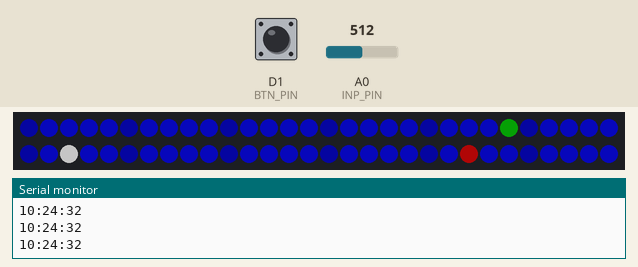
Recording of a program running on a simulated ESP8266 (Wemos D1 mini). Parts: 60 RGB LEDs in strip order, left to right, continuing on the next row, the last lines printed to the serial monitor. Inputs (shaded band) come from the test bench; at power-on: D1 (BTN_PIN) LOW, A0 (INP_PIN) = 512. Dim RGB values are drawn brighter than linear; WiFi joins after 1.5 s; servers stay silent unless stated; the local clock reads 2024-03-15 10:24:30 at power-on unless the program sets it; random numbers use the default seed unless the program sets one.

Above: at 2.7 s.
2.8 s: D1 (BTN_PIN) pulled HIGH for 0.15 s
At 3.21 s:
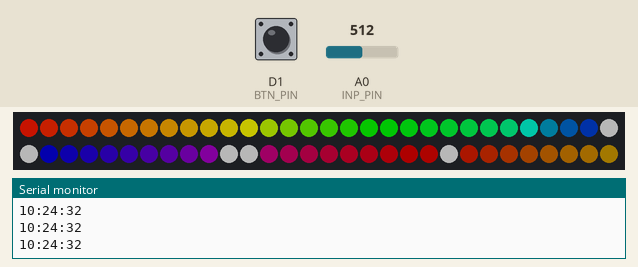
3.5 s: A0 (INP_PIN) set to 900
At 3.81 s:
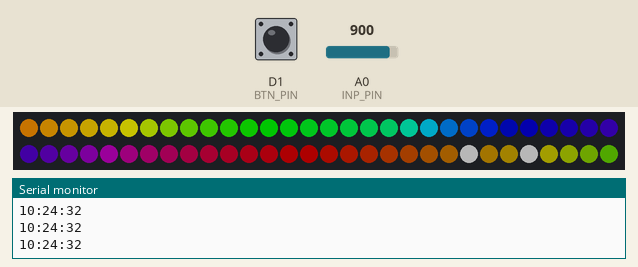
6.5 s: A0 (INP_PIN) set to 122
At 6.81 s:
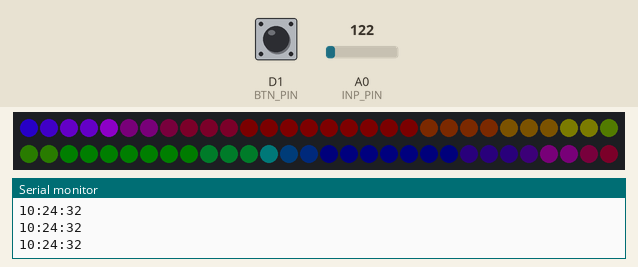
9.5 s: D1 (BTN_PIN) pulled HIGH for 1 s
At 10.73 s:
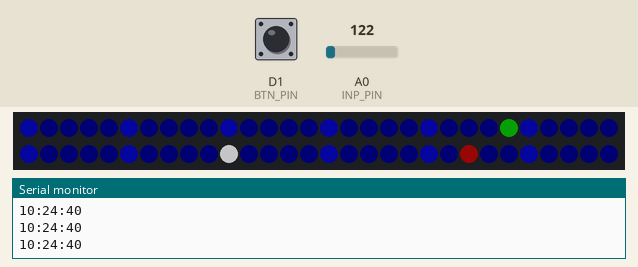
11.1 s: D1 (BTN_PIN) pulled HIGH for 0.15 s
At 11.49 s:
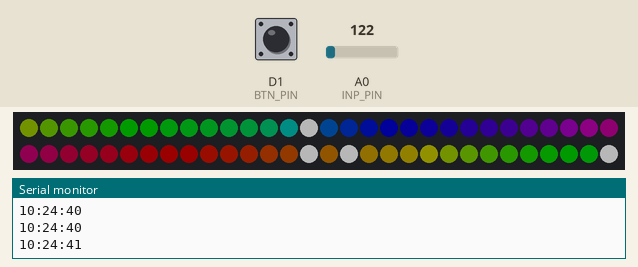
11.8 s: A0 (INP_PIN) set to 160
At 13.3 s:
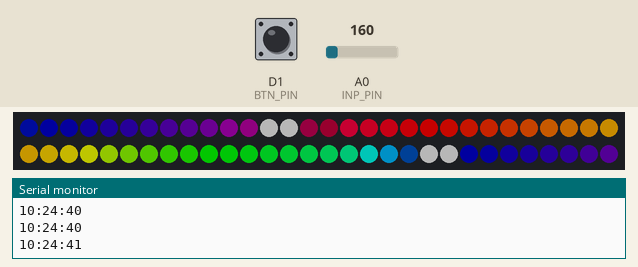

The program:

main.cpp
```cpp
#include <ESP8266WiFi.h>

const char *ssid = "amavr-d";
const char *password = "220666abba";

#include "main.h"
#include "effects.h"

// MSGEQ7
#include "MSGEQ7.h"
#define INP_PIN A0
#define RESET_PIN D3
#define STROBE_PIN D2
#define MSGEQ7_INTERVAL ReadsPerSecond(50)
#define MSGEQ7_SMOOTH 191 // Range: 0-255

CMSGEQ7<MSGEQ7_SMOOTH, RESET_PIN, STROBE_PIN, INP_PIN> MSGEQ7;

XSOUND bass;
XSOUND middle;
XSOUND high;

int vals[3] = {0, 0, 0};

#include <FastLED.h>
#include <pixeltypes.h>
FASTLED_USING_NAMESPACE

#define NUM_LEDS 60
#define LED_PIN D4
#define LED_TYPE WS2811
#define BRIGHTNESS 96
#define COLOR_ORDER GRB
CRGB leds[NUM_LEDS];

uint8_t HUE_C = 160;
uint8_t SAT_C = 200;
uint8_t HUE_H = 0;
uint8_t HUE_M = 96;
uint8_t VAL_MIN = 30;
uint8_t VAL_MAX = 150;

uint8_t VAL_MIN_H = 130;
uint8_t VAL_MAX_H = 200;

#define BTN_PIN D1

bool volatile isMusicMode = false;

void ICACHE_RAM_ATTR isrBtn()
{
    isMusicMode = !isMusicMode;
}

void showClock(uint8_t val_bg)
{
    // show clock label
    for (int i = 0; i < NUM_LEDS; i++)
    {
        leds[i] = CHSV(HUE_C, SAT_C, (i % 5 == 0) ? VAL_MAX : max(VAL_MIN, val_bg));
    }
}

void setup()
{
    Serial.begin(115200);
    Serial.flush();

    // This will set the IC ready for reading
    MSGEQ7.begin();

    // tell FastLED about the LED strip configuration
    FastLED.addLeds<LED_TYPE, LED_PIN, COLOR_ORDER>(leds, NUM_LEDS).setCorrection(TypicalLEDStrip);

    // set master brightness control
    FastLED.setBrightness(BRIGHTNESS);

    uint8_t val = VAL_MIN;
    uint8_t dir = 1;
    uint8_t hue = CRGB::DarkGreen;

    fill(leds, NUM_LEDS, hue, val);
    FastLED.show();

    WiFi.mode(WIFI_STA);
    WiFi.begin(ssid, password);

    Serial.print("Connecting to WiFi");
    while (WiFi.status() != WL_CONNECTED)
    {
        if (val >= 240)
            dir = -1;
        if (val <= 30)
            dir = 1;
        val += dir * 4;
        fill(leds, NUM_LEDS, hue, val);
        FastLED.show();

        Serial.print(".");
        delay(20);
    }
    Serial.println("done");

    configTime(3 * 3600, 0, "pool.ntp.org", "time.nist.gov");

    pinMode(BTN_PIN, INPUT);
    attachInterrupt(D1, isrBtn, RISING);

    // led setup
    pinMode(LED_PIN, OUTPUT);
}

volatile uint8_t val_h = VAL_MAX;
bool dir_h = true;

void showTime(int hh, int mm, int ss)
{
    val_h = val_h + (dir_h ? 5 : -5);
    if (val_h > VAL_MAX_H)
    {
        dir_h = !dir_h;
        val_h = VAL_MAX_H;
    }
    if (val_h < VAL_MIN_H)
    {
        dir_h = !dir_h;
        val_h = VAL_MIN_H;
    }

    if (hh >= 12)
    {
        hh -= 12;
    }

    int dh = mm / 12;
    // // деление между 2-мя пикселами по яркости
    // int ofs = mm % 12;
    // int val1 = VAL_MAX * (12 - ofs) / 12;
    // int val2 = VAL_MAX - val1;

    // // show current hour
    // if (val1 > 20)
    // {
    //     leds[hh * 5 + dh] = CHSV(HUE_H, SAT_C, val1);
    // }
    // if (val2 > 20)
    // {
    //     leds[hh * 5 + dh + 1] = CHSV(HUE_H, SAT_C, val2);
    // }
    // show current minute
    leds[mm] = CHSV(HUE_M, SAT_C, VAL_MAX);
    // show current hour
    leds[hh * 5 + dh] = CHSV(HUE_H, SAT_C, val_h);
    // show current second
    leds[ss] = CRGB(250, 250, 250);
}

static int prev_day = 0;
static int prev_sec = 0;

int h, m, s = 0;
uint8_t b_val = VAL_MIN;

void test()
{
    s += 1;
    if (s >= 60)
    {
        s = 0;
        m++;
    }
    if (m >= 60)
    {
        m = 0;
        h++;
    }
    if (h >= 24)
    {
        h = 0;
    }

    showClock(VAL_MIN);
    showTime(h, m, s);
    FastLED.show();
    delay(10);
}

void clockMode()
{
    time_t now;
    time(&now);

    struct tm *timeinfo = localtime(&now);
    int hh = timeinfo->tm_hour;
    int mm = timeinfo->tm_min;
    int ss = timeinfo->tm_sec;

    if (prev_sec == ss)
    {
        // return;
    }
    prev_sec = ss;

    if (prev_day != timeinfo->tm_mday)
    {
        configTime(3 * 3600, 0, "pool.ntp.org", "time.nist.gov");
        prev_day = timeinfo->tm_mday;
    }

    // Analyze without delay every interval
    bool newReading = MSGEQ7.read(MSGEQ7_INTERVAL);
    // Led output
    if (newReading)
    {
        // Read bass frequency
        int bass_val = MSGEQ7.get(MSGEQ7_BASS);
        b_val = calcSoundBass(&bass, bass_val);
    }

    showClock(b_val);
    showTime(hh, mm, ss);

    FastLED.show();

    Serial.print(hh);
    Serial.print(":");
    Serial.print(mm);
    Serial.print(":");
    Serial.println(ss);

    delay(100);
}

uint16_t middlePos = 0;
uint8_t hue = 0;

void musivMode()
{
    // Analyze without delay every interval
    bool newReading = MSGEQ7.read(MSGEQ7_INTERVAL);

    // Led output
    if (newReading)
    {
        // Read bass frequency
        vals[0] = MSGEQ7.get(MSGEQ7_0) + MSGEQ7.get(MSGEQ7_1) + MSGEQ7.get(MSGEQ7_2);
        vals[1] = MSGEQ7.get(MSGEQ7_3);
        vals[2] = MSGEQ7.get(MSGEQ7_5) + MSGEQ7.get(MSGEQ7_6);

        uint8_t b_val = calcSoundBass(&bass, vals[0]);
        uint8_t m_val = calcSoundMedium(&middle, vals[1]);
        uint8_t h_val = calcSoundHigh(&high, vals[2]);

        fill_rainbow(leds, NUM_LEDS, hue++, 5, max(b_val, (uint8_t)40));
        // hue += 2;

        uint16_t l = 0;
        uint16_t r = 0;
        if (m_val == 0)
        {
            middlePos = getNewPosition(NUM_LEDS);
        }
        else
        {
            // showMiddle(middlePos, m_val, leds, NUM_LEDS);

            uint16_t ledNum = map(m_val, 0, 0xff, 0, 30);
            l = max(middlePos - ledNum, 0);
            r = min(middlePos + ledNum, (int)NUM_LEDS);
            for (int i = l; i <= r; i++)
            {
                leds[i].maximizeBrightness();
            }
        }

        if (h_val * 2 > NOISE_LEVEL * 3)
        {
            // h_val = h_val / 24;
            h_val = h_val >> 5;
            for (uint8_t i = 0; i < h_val; i++)
            {
                uint16_t rnd = random16(NUM_LEDS);
                // запрет высоких в зоне отображения средних
                if (rnd < l || rnd > r)
                {
                    leds[rnd] = 0xB6B6B6;
                    // leds[rnd].maximizeBrightness();
                }
            }
        }

        FastLED.show();
    }
}

void loop()
{
    if (isMusicMode)
    {
        musivMode();
    }
    else
    {
        clockMode();
    }
}
```

MSGEQ7.h
```cpp
// (licence header left out)
// Include guard
#pragma once

// Software version
#define MSGEQ7_VERSION 121

// Needed for digitalRead(), analogRead() and micros()
#include <Arduino.h>

//================================================================================
// MSGEQ7
//================================================================================

// Use (optional) full 10 bit analog readings for MSGEQ7
// TODO make this more useful with DUE an >10 bit ADC
// #define MSGEQ7_10BIT

// FPS makro
#define ReadsPerSecond(f) (1000000UL / (f))

// Basic frequencys definitions (0-6 valid, 7 channels)
#define MSGEQ7_0 0
#define MSGEQ7_1 1
#define MSGEQ7_2 2
#define MSGEQ7_3 3
#define MSGEQ7_4 4
#define MSGEQ7_5 5
#define MSGEQ7_6 6
#define MSGEQ7_BASS 0
#define MSGEQ7_LOW 0
#define MSGEQ7_MID 3
#define MSGEQ7_HIGH 5

// Resolution dependant settings
#ifdef MSGEQ7_10BIT
typedef uint16_t MSGEQ7_data_t;
#define MSGEQ7_IN_MIN 80
#define MSGEQ7_IN_MAX 1023
#define MSGEQ7_OUT_MIN 0
#define MSGEQ7_OUT_MAX 1023
#else
typedef uint8_t MSGEQ7_data_t;
#define MSGEQ7_IN_MIN 20
#define MSGEQ7_IN_MAX 255
#define MSGEQ7_OUT_MIN 0
#define MSGEQ7_OUT_MAX 255
#endif

// Tools TODO better name?
inline MSGEQ7_data_t mapNoise(MSGEQ7_data_t x, MSGEQ7_data_t in_min = MSGEQ7_IN_MIN, MSGEQ7_data_t in_max = MSGEQ7_IN_MAX,
                              MSGEQ7_data_t out_min = MSGEQ7_OUT_MIN, MSGEQ7_data_t out_max = MSGEQ7_OUT_MAX);

template <uint8_t smooth, uint8_t resetPin, uint8_t strobePin, uint8_t firstAnalogPin, uint8_t... analogPins>
class CMSGEQ7
{
public:
    CMSGEQ7(void);

    // functions to get the IC ready for reading
    void begin(void);
    void end(void);
    void reset(void);

    // functions to read the IC values and save them to the internal array
    bool read(void);
    bool read(const uint32_t interval);

    // function for the user to access the values
    MSGEQ7_data_t get(const uint8_t frequency, const uint8_t channel);
    MSGEQ7_data_t get(const uint8_t frequency);
    MSGEQ7_data_t getVolume(uint8_t channel);
    MSGEQ7_data_t getVolume(void);

private:
    // Array of all input values
    struct frequency
    {
        MSGEQ7_data_t pin[1 + sizeof...(analogPins)];
    };
    frequency frequencies[7];

    void nop(...)
    {
        // little hack to take as many arguments as possible
        // to execute several functions for the analogPins
    }
};

// implementation inline, moved to another .hpp file
#include "MSGEQ7.hpp"
```

MSGEQ7.hpp
```cpp
// (licence header left out)
// include guard
#pragma once

//================================================================================
// Tools
//================================================================================

MSGEQ7_data_t mapNoise(MSGEQ7_data_t x, MSGEQ7_data_t in_min, MSGEQ7_data_t in_max, MSGEQ7_data_t out_min, MSGEQ7_data_t out_max)
{
    // if input is smaller/bigger than expected return the min/max out ranges value
    if (x < in_min)
        return out_min;
    else if (x > in_max)
        return out_max;

    // map the input to the output range.
    // round up if mapping bigger ranges to smaller ranges
    else if ((in_max - in_min) > (out_max - out_min))
        return (uint16_t)(x - in_min) * (out_max - out_min + 1) / (in_max - in_min + 1) + out_min;
    // round down if mapping smaller ranges to bigger ranges
    else
        return (uint16_t)(x - in_min) * (out_max - out_min) / (in_max - in_min) + out_min;
}

//================================================================================
// MSGEQ7
//================================================================================

// initialize the instance's variables
template <uint8_t smooth, uint8_t resetPin, uint8_t strobePin, uint8_t firstAnalogPin, uint8_t... analogPins>
CMSGEQ7<smooth, resetPin, strobePin, firstAnalogPin, analogPins...>::
    CMSGEQ7(void)
{
    // empty
}

//================================================================================
// IC setup
//================================================================================

template <uint8_t smooth, uint8_t resetPin, uint8_t strobePin, uint8_t firstAnalogPin, uint8_t... analogPins>
void CMSGEQ7<smooth, resetPin, strobePin, firstAnalogPin, analogPins...>::
    begin(void)
{
    // do whatever is required to initialize the IC
    pinMode(resetPin, OUTPUT);
    pinMode(strobePin, OUTPUT);
    pinMode(firstAnalogPin, INPUT);
    nop((pinMode(analogPins, INPUT), 0)...);
}

template <uint8_t smooth, uint8_t resetPin, uint8_t strobePin, uint8_t firstAnalogPin, uint8_t... analogPins>
void CMSGEQ7<smooth, resetPin, strobePin, firstAnalogPin, analogPins...>::
    end(void)
{
    // set pins to input again to safely remove connections if needed
    pinMode(resetPin, INPUT);
    pinMode(strobePin, INPUT);
    pinMode(firstAnalogPin, INPUT);
    nop((pinMode(analogPins, INPUT), 0)...);
}

template <uint8_t smooth, uint8_t resetPin, uint8_t strobePin, uint8_t firstAnalogPin, uint8_t... analogPins>
void CMSGEQ7<smooth, resetPin, strobePin, firstAnalogPin, analogPins...>::
    reset(void)
{
    // only this setting seems to works properly
    digitalWrite(strobePin, LOW);
    digitalWrite(resetPin, HIGH);
    digitalWrite(resetPin, LOW);
}

//================================================================================
// read
//================================================================================

template <uint8_t smooth, uint8_t resetPin, uint8_t strobePin, uint8_t firstAnalogPin, uint8_t... analogPins>
bool CMSGEQ7<smooth, resetPin, strobePin, firstAnalogPin, analogPins...>::
    read(void)
{
    // reset the IC frequently, otherwise it will get out of sync after a while
    reset();

    // read all 7 channels
    // 63Hz, 160Hz, 400Hz, 1kHz, 2.5kHz, 6.25KHz, 16kHz
    for (uint8_t i = 0; i < 7; i++)
    {
        // trigger next value
        digitalWrite(strobePin, HIGH);
        digitalWrite(strobePin, LOW);

        // allow the output to settle
        delayMicroseconds(36);

        // read pins with 8 bit resolution
        frequency f = (frequency){
#ifdef MSGEQ7_10BIT
            analogRead(firstAnalogPin),
            analogRead(analogPins)...
#else
            MSGEQ7_data_t(analogRead(firstAnalogPin) >> 2),
            MSGEQ7_data_t(analogRead(analogPins) >> 2)...
#endif
        };

        // Save smooth values
        if (smooth)
        {
            for (uint8_t p = 0; p < (1 + sizeof...(analogPins)); p++)
            {
                // Round up if value increases
                if (frequencies[i].pin[p] < f.pin[p])
                    frequencies[i].pin[p]++;

                // Smooth value
                frequencies[i].pin[p] = uint16_t(frequencies[i].pin[p] * smooth + f.pin[p] * (255 - smooth)) / 255;
            }
        }
        // Save peek values
        else
            frequencies[i] = f;
    }
    return true;
}

template <uint8_t smooth, uint8_t resetPin, uint8_t strobePin, uint8_t firstAnalogPin, uint8_t... analogPins>
bool CMSGEQ7<smooth, resetPin, strobePin, firstAnalogPin, analogPins...>::
    read(const uint32_t interval)
{
    // Read without delay
    // TODO use static variable??
    static uint32_t prevMicros = 0;
    uint32_t currentMicros = micros();
    if ((currentMicros - prevMicros) > interval)
    {
        prevMicros = currentMicros;

        // Analyze
        read();
        return true;
    }
    return false;
}

//================================================================================
// get values
//================================================================================

template <uint8_t smooth, uint8_t resetPin, uint8_t strobePin, uint8_t firstAnalogPin, uint8_t... analogPins>
MSGEQ7_data_t CMSGEQ7<smooth, resetPin, strobePin, firstAnalogPin, analogPins...>::
    get(const uint8_t frequency, const uint8_t channel)
{
    // dont read out of bounds
    if (frequency >= 7 || channel >= (1 + sizeof...(analogPins)))
        return 0;

    // returns the last measurement
    return frequencies[frequency].pin[channel];
}

template <uint8_t smooth, uint8_t resetPin, uint8_t strobePin, uint8_t firstAnalogPin, uint8_t... analogPins>
MSGEQ7_data_t CMSGEQ7<smooth, resetPin, strobePin, firstAnalogPin, analogPins...>::
    get(const uint8_t frequency)
{
    // dont read out of bounds
    if (frequency >= 7)
        return 0;

    // go through all channels/pins and add measured values
    uint16_t average = 0;
    for (uint8_t p = 0; p < (1 + sizeof...(analogPins)); p++)
        average += frequencies[frequency].pin[p];

    // return the average of all channels
    return (average / (1 + sizeof...(analogPins)));
}

template <uint8_t smooth, uint8_t resetPin, uint8_t strobePin, uint8_t firstAnalogPin, uint8_t... analogPins>
MSGEQ7_data_t CMSGEQ7<smooth, resetPin, strobePin, firstAnalogPin, analogPins...>::
    getVolume(uint8_t channel)
{
    // dont read out of bounds
    if (channel >= (1 + sizeof...(analogPins)))
        return 0;

    // add all frequencies of a single channel to the overall volume
    uint16_t vol = 0;
    for (uint8_t i = 0; i < 7; i++)
        vol += frequencies[i].pin[channel];

    // return the average of this channels
    return vol / 7;
}

template <uint8_t smooth, uint8_t resetPin, uint8_t strobePin, uint8_t firstAnalogPin, uint8_t... analogPins>
MSGEQ7_data_t CMSGEQ7<smooth, resetPin, strobePin, firstAnalogPin, analogPins...>::
    getVolume(void)
{
    // add all frequencies of all channels to the overall volume
    uint16_t vol = 0;
    for (uint8_t i = 0; i < 7; i++)
        vol += get(i);

    // return the average of all channels
    return vol / 7;
}
```

effects.h
```cpp
#include <Arduino.h>
#include <FastLED.h>

uint16_t getNewPosition(uint16_t ledNums)
{
    int ofs = ledNums / 10;
    return (uint16_t)random(ofs, ledNums - ofs);
}

void showMiddle(uint16_t center, uint8_t val, CRGB *leds, uint16_t ledNums){
    uint16_t ledNum = map(val, 0, 0xff, 0, 30);
    uint16_t l = max(center - ledNum, 0);
    uint16_t r = min(center + ledNum, (int)ledNums);
    for(int i = l; i <= r; i++)
    {
        // leds[i] = CRGB(val / 2, val / 2, val);
        leds[i].maximizeBrightness();
    }
}

void fill(struct CRGB * targetArray, int numToFill, uint8_t hue, uint8_t val)
{
    for( int i = 0; i < numToFill; i++) {
        targetArray[i] = CHSV(hue, 240, val);
    }
}

void fill_rainbow( struct CRGB * targetArray, int numToFill,
                  uint8_t initialHue,
                  uint8_t deltaHue,
                  uint8_t val )
{
    for( int i = 0; i < numToFill; i++) {
        targetArray[i] = CHSV(initialHue + (i * deltaHue), 240, val);
    }
}
```

Source omitted: main.h (4036 bytes)
